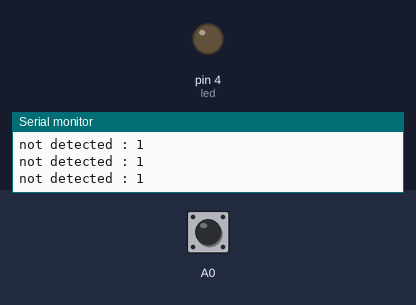
A sketch run on a simulated Arduino Uno, built with avr-gcc and run on an emulated ATmega328P. On the bench: output pins drawn as LEDs (lit = HIGH), the last lines printed to the serial monitor. Dashed ring = blinking. The inputs (shaded band) are chosen by the test bench; at power-on: A0 HIGH.

Above: at 1.2 s.
1.3 s: A0 driven LOW
At 1.6 s:
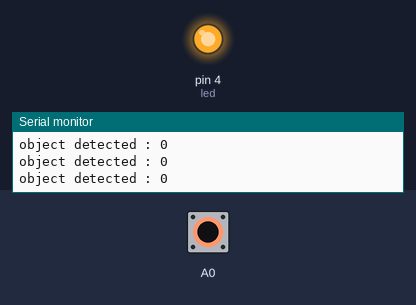
2.8 s: A0 driven HIGH
At 3.3 s:
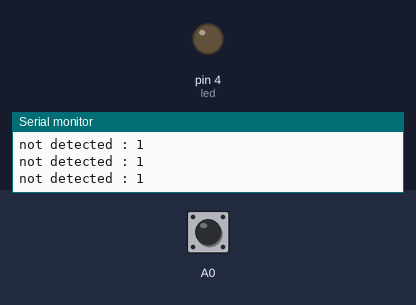
4.3 s: A0 pulsed LOW 5 times (0.12 s each, 0.3 s apart)
At 4.38 s:
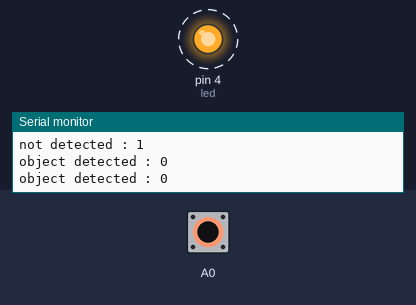
8.8 s: A0 pulsed LOW 5 times (0.12 s each, 0.3 s apart)
At 10.5 s:
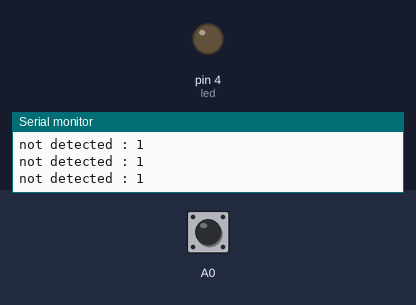
Timing chart, 0 to 12.0 s (numbered marks = the images above; inputs shaded):
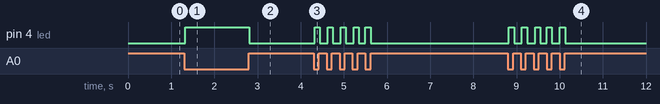

Measured:
- after the input at 1.3 s, pin 4 (led): LOW → HIGH at once
- after the input at 2.8 s, pin 4 (led): HIGH → LOW at once
- after the input at 4.3 s, pin 4 (led): alternates HIGH for 0.12 s and LOW for 0.18 s, 10 changes in all, then stays LOW, starting at once
- after the input at 8.8 s, pin 4 (led): alternates HIGH for 0.12 s and LOW for 0.18 s, 10 changes in all, then stays LOW, starting at once

The sketch:

9-1.ino
```cpp
int led = 4;
void setup() {
  // put your setup code here, to run once:
  pinMode(A0 , INPUT);
  pinMode(led , OUTPUT);
  Serial.begin(9600);
}

void loop() {
  // put your main code here, to run repeatedly:
  int ir;
  ir = digitalRead(A0);
  if(ir == 0){
    Serial.print("object detected : ");
    Serial.println(ir);
    digitalWrite(led , HIGH);
  }
  else {
    Serial.print("not detected : ");
    Serial.println(ir);
    digitalWrite(led , LOW);
  }
  delay(30);
}
```
